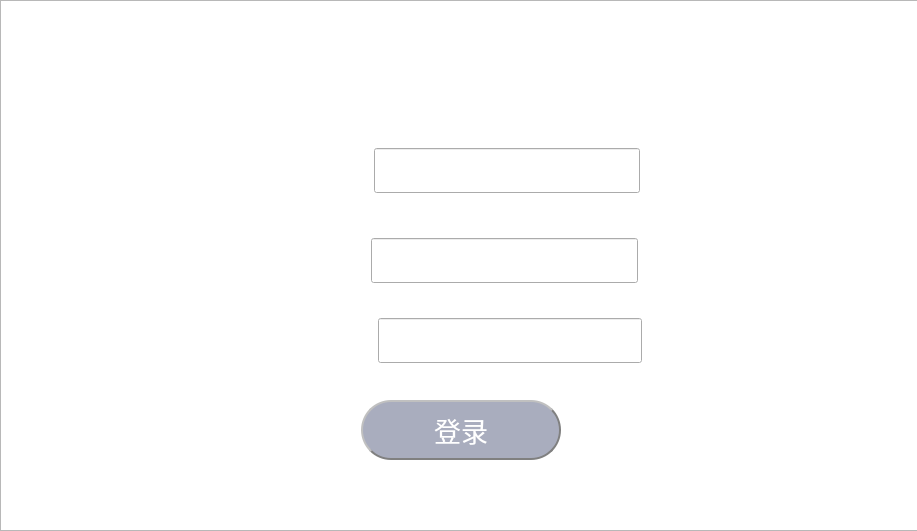
<?xml version="1.0" encoding="UTF-8"?>
<ui version="4.0">
 <class>login</class>
 <widget class="QWidget" name="login">
  <property name="geometry">
   <rect>
    <x>0</x>
    <y>0</y>
    <width>917</width>
    <height>531</height>
   </rect>
  </property>
  <property name="windowTitle">
   <string>Form</string>
  </property>
  <widget class="QWidget" name="horizontalLayoutWidget">
   <property name="geometry">
    <rect>
     <x>0</x>
     <y>390</y>
     <width>921</width>
     <height>81</height>
    </rect>
   </property>
   <layout class="QHBoxLayout" name="horizontalLayout">
    <item>
     <spacer name="horizontalSpacer_4">
      <property name="orientation">
       <enum>Qt::Horizontal</enum>
      </property>
      <property name="sizeHint" stdset="0">
       <size>
        <width>40</width>
        <height>20</height>
       </size>
      </property>
     </spacer>
    </item>
    <item>
     <widget class="QPushButton" name="loginButton">
      <property name="minimumSize">
       <size>
        <width>200</width>
        <height>60</height>
       </size>
      </property>
      <property name="maximumSize">
       <size>
        <width>200</width>
        <height>60</height>
       </size>
      </property>
      <property name="font">
       <font>
        <family>华文中宋</family>
        <pointsize>20</pointsize>
       </font>
      </property>
      <property name="styleSheet">
       <string notr="true">background-color: rgb(169, 173, 190);
color: rgb(255,255,255);  
border-radius: 30px;  border: 2px groove gray;

border-style: outset;</string>
      </property>
      <property name="text">
       <string>登录</string>
      </property>
     </widget>
    </item>
    <item>
     <spacer name="horizontalSpacer_3">
      <property name="orientation">
       <enum>Qt::Horizontal</enum>
      </property>
      <property name="sizeHint" stdset="0">
       <size>
        <width>40</width>
        <height>20</height>
       </size>
      </property>
     </spacer>
    </item>
   </layout>
  </widget>
  <widget class="QWidget" name="horizontalLayoutWidget_5">
   <property name="geometry">
    <rect>
     <x>0</x>
     <y>140</y>
     <width>921</width>
     <height>61</height>
    </rect>
   </property>
   <layout class="QHBoxLayout" name="horizontalLayout_5">
    <item>
     <spacer name="horizontalSpacer_10">
      <property name="orientation">
       <enum>Qt::Horizontal</enum>
      </property>
      <property name="sizeHint" stdset="0">
       <size>
        <width>40</width>
        <height>20</height>
       </size>
      </property>
     </spacer>
    </item>
    <item>
     <widget class="QLabel" name="label_4">
      <property name="font">
       <font>
        <family>华文中宋</family>
        <pointsize>20</pointsize>
       </font>
      </property>
      <property name="styleSheet">
       <string notr="true">
color: rgb(255,255,255);  

</string>
      </property>
      <property name="text">
       <string>   用户名</string>
      </property>
     </widget>
    </item>
    <item>
     <widget class="QLineEdit" name="userName">
      <property name="font">
       <font>
        <family>华文中宋</family>
        <pointsize>20</pointsize>
       </font>
      </property>
     </widget>
    </item>
    <item>
     <widget class="QLabel" name="label_5">
      <property name="font">
       <font>
        <family>华文中宋</family>
        <pointsize>12</pointsize>
       </font>
      </property>
      <property name="styleSheet">
       <string notr="true">
color: rgb(255,255,255);  
</string>
      </property>
      <property name="text">
       <string/>
      </property>
     </widget>
    </item>
    <item>
     <spacer name="horizontalSpacer_6">
      <property name="orientation">
       <enum>Qt::Horizontal</enum>
      </property>
      <property name="sizeHint" stdset="0">
       <size>
        <width>40</width>
        <height>20</height>
       </size>
      </property>
     </spacer>
    </item>
   </layout>
  </widget>
  <widget class="QLabel" name="label">
   <property name="geometry">
    <rect>
     <x>310</x>
     <y>-10</y>
     <width>411</width>
     <height>141</height>
    </rect>
   </property>
   <property name="font">
    <font>
     <family>华文中宋</family>
     <pointsize>48</pointsize>
    </font>
   </property>
   <property name="styleSheet">
    <string notr="true">
color: rgb(255,255,255);  
</string>
   </property>
   <property name="text">
    <string>用户登录</string>
   </property>
  </widget>
  <widget class="QGraphicsView" name="graphicsView">
   <property name="geometry">
    <rect>
     <x>0</x>
     <y>0</y>
     <width>921</width>
     <height>531</height>
    </rect>
   </property>
   <property name="styleSheet">
    <string notr="true">
background-image: url(:/new/picture.png);</string>
   </property>
  </widget>
  <widget class="QWidget" name="horizontalLayoutWidget_6">
   <property name="geometry">
    <rect>
     <x>0</x>
     <y>230</y>
     <width>921</width>
     <height>61</height>
    </rect>
   </property>
   <layout class="QHBoxLayout" name="horizontalLayout_6">
    <item>
     <spacer name="horizontalSpacer_11">
      <property name="orientation">
       <enum>Qt::Horizontal</enum>
      </property>
      <property name="sizeHint" stdset="0">
       <size>
        <width>40</width>
        <height>20</height>
       </size>
      </property>
     </spacer>
    </item>
    <item>
     <widget class="QLabel" name="label_6">
      <property name="font">
       <font>
        <family>华文中宋</family>
        <pointsize>20</pointsize>
       </font>
      </property>
      <property name="styleSheet">
       <string notr="true">
color: rgb(255,255,255);  

</string>
      </property>
      <property name="text">
       <string>      密码</string>
      </property>
     </widget>
    </item>
    <item>
     <widget class="QLineEdit" name="password">
      <property name="font">
       <font>
        <family>华文中宋</family>
        <pointsize>20</pointsize>
       </font>
      </property>
     </widget>
    </item>
    <item>
     <widget class="QLabel" name="label_7">
      <property name="font">
       <font>
        <family>华文中宋</family>
        <pointsize>12</pointsize>
       </font>
      </property>
      <property name="styleSheet">
       <string notr="true">
color: rgb(255,255,255);  
</string>
      </property>
      <property name="text">
       <string/>
      </property>
     </widget>
    </item>
    <item>
     <spacer name="horizontalSpacer_7">
      <property name="orientation">
       <enum>Qt::Horizontal</enum>
      </property>
      <property name="sizeHint" stdset="0">
       <size>
        <width>40</width>
        <height>20</height>
       </size>
      </property>
     </spacer>
    </item>
   </layout>
  </widget>
  <widget class="QWidget" name="horizontalLayoutWidget_7">
   <property name="geometry">
    <rect>
     <x>0</x>
     <y>310</y>
     <width>921</width>
     <height>61</height>
    </rect>
   </property>
   <layout class="QHBoxLayout" name="horizontalLayout_7">
    <item>
     <spacer name="horizontalSpacer_12">
      <property name="orientation">
       <enum>Qt::Horizontal</enum>
      </property>
      <property name="sizeHint" stdset="0">
       <size>
        <width>40</width>
        <height>20</height>
       </size>
      </property>
     </spacer>
    </item>
    <item>
     <widget class="QLabel" name="label_8">
      <property name="font">
       <font>
        <family>华文中宋</family>
        <pointsize>20</pointsize>
       </font>
      </property>
      <property name="styleSheet">
       <string notr="true">
color: rgb(255,255,255);  

</string>
      </property>
      <property name="text">
       <string>数据库名</string>
      </property>
     </widget>
    </item>
    <item>
     <widget class="QLineEdit" name="databaseName">
      <property name="font">
       <font>
        <family>华文中宋</family>
        <pointsize>20</pointsize>
       </font>
      </property>
     </widget>
    </item>
    <item>
     <widget class="QLabel" name="label_9">
      <property name="font">
       <font>
        <family>华文中宋</family>
        <pointsize>12</pointsize>
       </font>
      </property>
      <property name="styleSheet">
       <string notr="true">
color: rgb(255,255,255);  
</string>
      </property>
      <property name="text">
       <string/>
      </property>
     </widget>
    </item>
    <item>
     <spacer name="horizontalSpacer_8">
      <property name="orientation">
       <enum>Qt::Horizontal</enum>
      </property>
      <property name="sizeHint" stdset="0">
       <size>
        <width>40</width>
        <height>20</height>
       </size>
      </property>
     </spacer>
    </item>
   </layout>
  </widget>
  <zorder>graphicsView</zorder>
  <zorder>horizontalLayoutWidget</zorder>
  <zorder>horizontalLayoutWidget_5</zorder>
  <zorder>label</zorder>
  <zorder>horizontalLayoutWidget_6</zorder>
  <zorder>horizontalLayoutWidget_7</zorder>
 </widget>
 <resources/>
 <connections/>
</ui>
